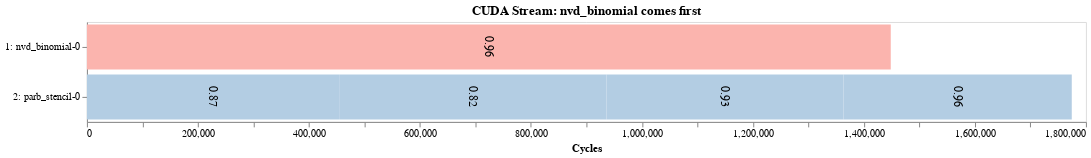
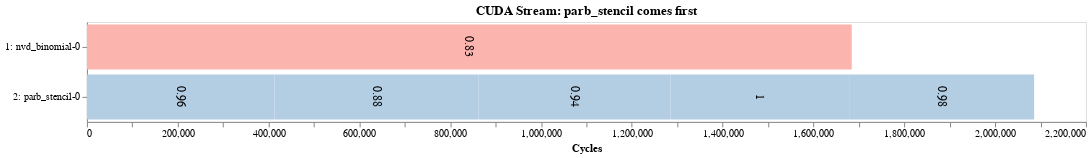
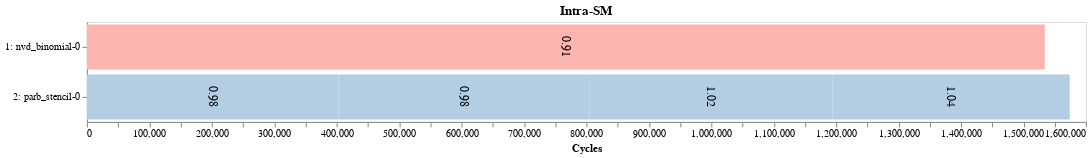

Here is the notebook cell these charts were saved with, in order:
### Code cell
apps = ['nvd_binomial-0', 'parb_stencil-0']

width=1000
xlim = None

gen_altair.draw_timeline_from_console(apps, 's1.txt', df_seq, title="CUDA Stream: nvd_binomial comes first", width=width, xmax=xlim).display()
gen_altair.draw_timeline_from_console(apps, 's2.txt', df_seq, title="CUDA Stream: parb_stencil comes first", width=width, xmax=xlim).display()
print("nvd_binomial-0: 12-13 CTAs/SM (max 16 CTAs/SM)")
print("parb_stencil-0: 12-13 CTAs/SM (max 16 CTAs/SM)")

gen_altair.draw_timeline_from_console(apps, 'intra.txt', df_seq, title="Intra-SM", width=width, xmax=xlim).display()
print("nvd_binomial-0: 8 CTAs/SM")
print("parb_stencil-0: 4 CTAs/SM")

### Figure 1 — Vega-Lite specification as saved in the notebook (floating-point values rounded to 4 significant figures)
{"config": {"view": {"continuousWidth": 400, "continuousHeight": 300}, "axis": {"grid": false}, "header": {"titleColor": "black", "titleFontSize": 14}}, "layer": [{"mark": "bar", "encoding": {"color": {"type": "nominal", "field": "kernel", "legend": null, "scale": {"scheme": "pastel1"}}, "x": {"type": "quantitative", "field": "start", "scale": {"domain": [0, 1775000.0]}, "title": "Cycles"}, "x2": {"field": "end"}, "y": {"type": "nominal", "field": "stream", "sort": null}}, "height": 100, "title": "CUDA Stream: nvd_binomial comes first", "width": 1000}, {"mark": {"type": "text", "align": "center", "angle": 90, "baseline": "middle", "color": "black", "fontSize": 12}, "encoding": {"text": {"type": "quantitative", "field": "norm"}, "x": {"type": "quantitative", "field": "position"}, "y": {"type": "nominal", "field": "stream", "sort": "ascending", "title": null}}}], "data": {"name": "data-c233614c2a7497f52f6a8719bd7597ba"}, "$schema": "https://vega.github.io/schema/vega-lite/v4.8.1.json", "datasets": {"data-c233614c2a7497f52f6a8719bd7597ba": [{"end": 454472, "kernel": "_Z24block2D_hybrid_coarsen_xffPfS_iii", "norm": 0.87, "position": 227200.0, "start": 26, "stream": "2: parb_stencil-0"}, {"end": 936246, "kernel": "_Z24block2D_hybrid_coarsen_xffPfS_iii", "norm": 0.82, "position": 695400.0, "start": 454475, "stream": "2: parb_stencil-0"}, {"end": 1363266, "kernel": "_Z24block2D_hybrid_coarsen_xffPfS_iii", "norm": 0.93, "position": 1150000.0, "start": 936250, "stream": "2: parb_stencil-0"}, {"end": 1448370, "kernel": "_Z21binomialOptionsKernelv", "norm": 0.96, "position": 724200.0, "start": 1, "stream": "1: nvd_binomial-0"}, {"end": 1774515, "kernel": "_Z24block2D_hybrid_coarsen_xffPfS_iii", "norm": 0.96, "position": 1569000.0, "start": 1363271, "stream": "2: parb_stencil-0"}]}}

### Figure 2 — Vega-Lite specification as saved in the notebook (floating-point values rounded to 4 significant figures)
{"config": {"view": {"continuousWidth": 400, "continuousHeight": 300}, "axis": {"grid": false}, "header": {"titleColor": "black", "titleFontSize": 14}}, "layer": [{"mark": "bar", "encoding": {"color": {"type": "nominal", "field": "kernel", "legend": null, "scale": {"scheme": "pastel1"}}, "x": {"type": "quantitative", "field": "start", "scale": {"domain": [0, 2086000.0]}, "title": "Cycles"}, "x2": {"field": "end"}, "y": {"type": "nominal", "field": "stream", "sort": null}}, "height": 100, "title": "CUDA Stream: parb_stencil comes first", "width": 1000}, {"mark": {"type": "text", "align": "center", "angle": 90, "baseline": "middle", "color": "black", "fontSize": 12}, "encoding": {"text": {"type": "quantitative", "field": "norm"}, "x": {"type": "quantitative", "field": "position"}, "y": {"type": "nominal", "field": "stream", "sort": "ascending", "title": null}}}], "data": {"name": "data-e46804be8129f3cd0c1f7059aee0c40f"}, "$schema": "https://vega.github.io/schema/vega-lite/v4.8.1.json", "datasets": {"data-e46804be8129f3cd0c1f7059aee0c40f": [{"end": 413221, "kernel": "_Z24block2D_hybrid_coarsen_xffPfS_iii", "norm": 0.96, "position": 206600.0, "start": 1, "stream": "2: parb_stencil-0"}, {"end": 862658, "kernel": "_Z24block2D_hybrid_coarsen_xffPfS_iii", "norm": 0.88, "position": 637900.0, "start": 413224, "stream": "2: parb_stencil-0"}, {"end": 1285198, "kernel": "_Z24block2D_hybrid_coarsen_xffPfS_iii", "norm": 0.94, "position": 1074000.0, "start": 862662, "stream": "2: parb_stencil-0"}, {"end": 1680162, "kernel": "_Z24block2D_hybrid_coarsen_xffPfS_iii", "norm": 1.0, "position": 1483000.0, "start": 1285202, "stream": "2: parb_stencil-0"}, {"end": 1684254, "kernel": "_Z21binomialOptionsKernelv", "norm": 0.83, "position": 842100.0, "start": 26, "stream": "1: nvd_binomial-0"}, {"end": 2085957, "kernel": "_Z24block2D_hybrid_coarsen_xffPfS_iii", "norm": 0.98, "position": 1883000.0, "start": 1680176, "stream": "2: parb_stencil-0"}]}}

### Figure 3 — Vega-Lite specification as saved in the notebook (floating-point values rounded to 4 significant figures)
{"config": {"view": {"continuousWidth": 400, "continuousHeight": 300}, "axis": {"grid": false}, "header": {"titleColor": "black", "titleFontSize": 14}}, "layer": [{"mark": "bar", "encoding": {"color": {"type": "nominal", "field": "kernel", "legend": null, "scale": {"scheme": "pastel1"}}, "x": {"type": "quantitative", "field": "start", "scale": {"domain": [0, 1574000.0]}, "title": "Cycles"}, "x2": {"field": "end"}, "y": {"type": "nominal", "field": "stream", "sort": null}}, "height": 100, "title": "Intra-SM", "width": 1000}, {"mark": {"type": "text", "align": "center", "angle": 90, "baseline": "middle", "color": "black", "fontSize": 12}, "encoding": {"text": {"type": "quantitative", "field": "norm"}, "x": {"type": "quantitative", "field": "position"}, "y": {"type": "nominal", "field": "stream", "sort": "ascending", "title": null}}}], "data": {"name": "data-9e56fed41ae32bc1874631c78a29c911"}, "$schema": "https://vega.github.io/schema/vega-lite/v4.8.1.json", "datasets": {"data-9e56fed41ae32bc1874631c78a29c911": [{"end": 402720, "kernel": "_Z24block2D_hybrid_coarsen_xffPfS_iii", "norm": 0.98, "position": 201400.0, "start": 17, "stream": "2: parb_stencil-0"}, {"end": 804483, "kernel": "_Z24block2D_hybrid_coarsen_xffPfS_iii", "norm": 0.98, "position": 603600.0, "start": 402723, "stream": "2: parb_stencil-0"}, {"end": 1193787, "kernel": "_Z24block2D_hybrid_coarsen_xffPfS_iii", "norm": 1.02, "position": 999100.0, "start": 804487, "stream": "2: parb_stencil-0"}, {"end": 1534132, "kernel": "_Z21binomialOptionsKernelv", "norm": 0.91, "position": 767100.0, "start": 1, "stream": "1: nvd_binomial-0"}, {"end": 1574081, "kernel": "_Z24block2D_hybrid_coarsen_xffPfS_iii", "norm": 1.04, "position": 1384000.0, "start": 1193790, "stream": "2: parb_stencil-0"}]}}
